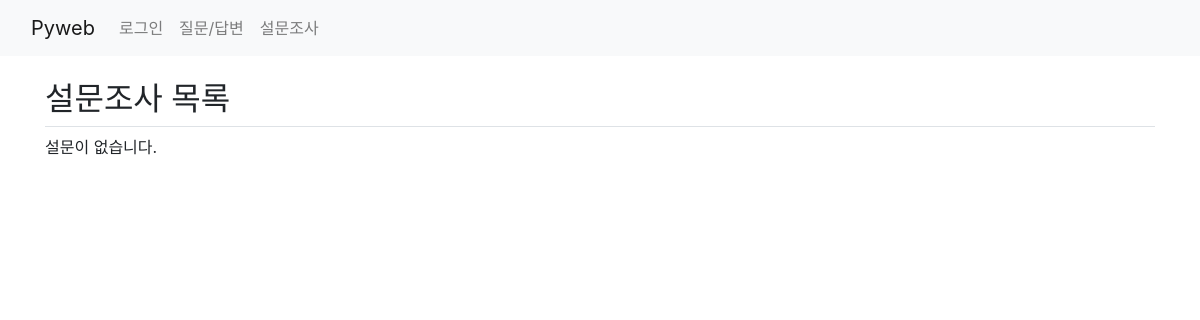
Before: /polls/ with the older database file.
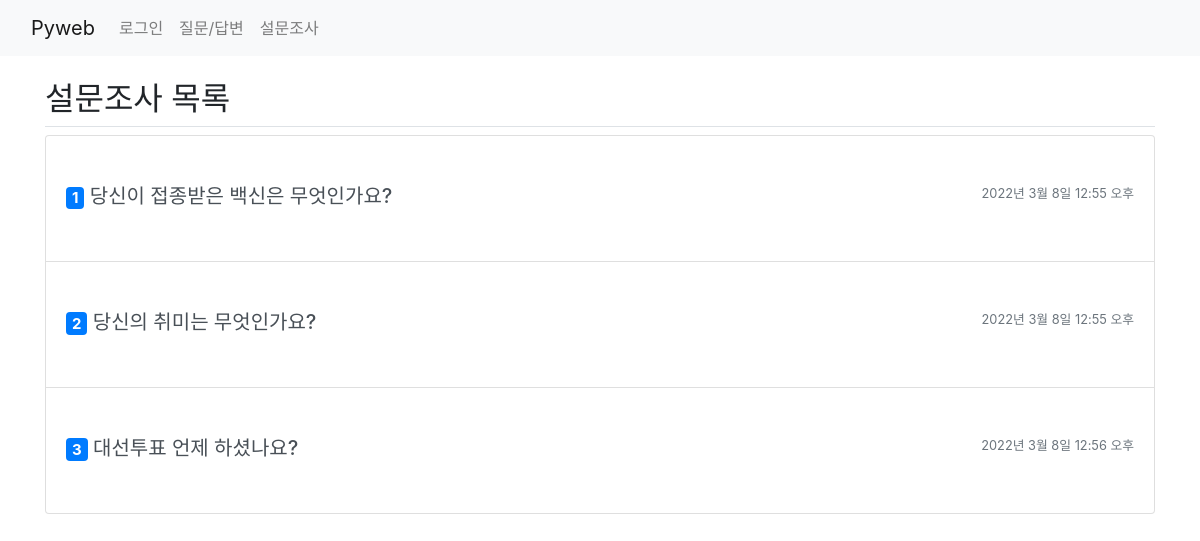
After: the same page with the newer database file.
### polls/models.py (models this page shows, shortened)
class Question(models.Model):
    question_text = models.CharField(max_length=200)    # 질문 내용
    pub_date = models.DateTimeField()                   # 작성일

### polls/views.py (the view)
# urls.py: path('', views.index, name='index'),
def index(request):
    question_list = Question.objects.all()
    return render(
        request,
        'polls/index.html',
        {'question_list': question_list}
    )

### templates/polls/index.html (shortened to what this page needs)
{% extends 'base.html' %}
{% block content %}
    <div class="container my-3">
        <h2 class="border-bottom py-2">설문조사 목록</h2>
        <div class="list-group">
            {% if question_list %}
                {% for question in question_list %}
                    <a href="{% url 'polls:detail' question.id %}"
                       class="list-group-item list-group-item-action py-5">
                        <div class="d-flex w-100 justify-content-between">
                            <h5 class="mb-1">
                                <span class="badge badge-primary">{{ forloop.counter }}</span>
                                {{ question.question_text }}
                            </h5>
                            <small class="text-muted">{{ question.pub_date }}</small>
                        </div>
                    </a>
                {% endfor %}
            {% else %}
            <p>설문이 없습니다.</p>
            {% endif %}
        </div>
    </div>
{% endblock %}

Changed rows visible on the page:
added Question: question_text "당신이 접종받은 백신은 무엇인가요?", pub_date "2022년 3월 8일 12:55 오후"
added Question: question_text "당신의 취미는 무엇인가요?", pub_date "2022년 3월 8일 12:55 오후"
added Question: question_text "대선투표 언제 하셨나요?", pub_date "2022년 3월 8일 12:56 오후"
Other visible differences:
text no longer shown: "설문이 없습니다."
